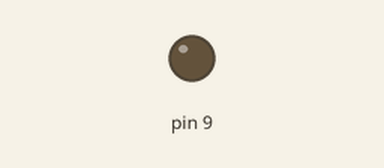
The sketch below on a simulated Arduino Uno, built with avr-gcc and run on an emulated ATmega328P. Parts: output pins drawn as LEDs (lit = HIGH).

Above: at 0.15 s.
At 30.82 s:
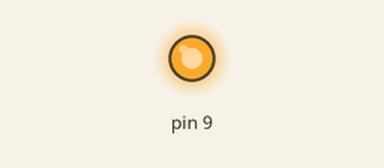
Timing chart, 0 to 30.8 s (numbered marks = the images above):
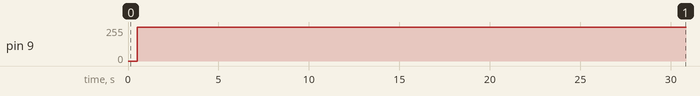

Measured:
- by itself, pin 9: 0/255 → 254/255 at 0.51 s

The sketch:

lightbulb.ino
```cpp
void setup() {
  // put your setup code here, to run once:
  pinMode(9, OUTPUT);
}

void loop() {
  // put your main code here, to run repeatedly:
  /*
  digitalWrite(9, HIGH);
  delay(100);
  digitalWrite(9, LOW);
  delay(100);
  */
  for(int i = 0; i < 255; i++){
    analogWrite(9, i);
    delay(2);
  }
  delay(200);
  for(int i = 255; i > 0; i--){
    analogWrite(9, i);
    delay(5);
  }

}
```
